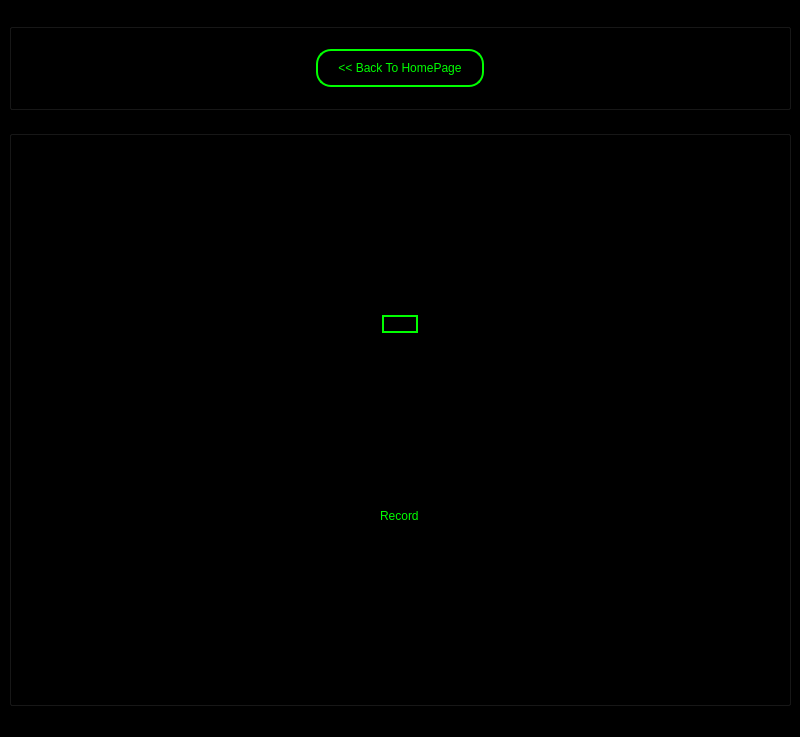
<?xml version="1.0" encoding="UTF-8"?>
<ui version="4.0">
 <class>MainWindow</class>
 <widget class="QMainWindow" name="MainWindow">
  <property name="geometry">
   <rect>
    <x>0</x>
    <y>0</y>
    <width>800</width>
    <height>737</height>
   </rect>
  </property>
  <property name="windowTitle">
   <string>MainWindow</string>
  </property>
  <property name="styleSheet">
   <string notr="true">background-color:black;
</string>
  </property>
  <widget class="QWidget" name="centralwidget">
   <layout class="QVBoxLayout" name="verticalLayout_2">
    <item>
     <widget class="QGroupBox" name="GroupBackButton">
      <property name="sizePolicy">
       <sizepolicy hsizetype="Minimum" vsizetype="Maximum">
        <horstretch>0</horstretch>
        <verstretch>0</verstretch>
       </sizepolicy>
      </property>
      <property name="styleSheet">
       <string notr="true">background-color:black;
</string>
      </property>
      <property name="title">
       <string>BackButton</string>
      </property>
      <property name="flat">
       <bool>true</bool>
      </property>
      <layout class="QHBoxLayout" name="horizontalLayout_2">
       <property name="spacing">
        <number>50</number>
       </property>
       <property name="leftMargin">
        <number>20</number>
       </property>
       <property name="topMargin">
        <number>20</number>
       </property>
       <property name="rightMargin">
        <number>20</number>
       </property>
       <property name="bottomMargin">
        <number>20</number>
       </property>
       <item>
        <widget class="QPushButton" name="ButtonBack">
         <property name="sizePolicy">
          <sizepolicy hsizetype="Fixed" vsizetype="Minimum">
           <horstretch>0</horstretch>
           <verstretch>0</verstretch>
          </sizepolicy>
         </property>
         <property name="styleSheet">
          <string notr="true">QPushButton {
                    font: 14pt &quot;Arial&quot;;
border-radius: 15px;
border: 2px solid #00ff00;
color: #00ff00;
padding-top: 10px;
padding-bottom: 10px;
padding-left: 20px;
padding-right: 20px; 
                    }
QPushButton:hover {
                    font: 14pt &quot;Arial&quot;;
border-radius: 15px;
border: 2px solid #00b300;
color: #00b300;
padding-top: 10px;
padding-bottom: 10px;
padding-left: 20px;
padding-right: 20px; 
                    }
QPushButton:pressed {
                    font: 14pt &quot;Arial&quot;;
border-radius: 15px;
border: 2px solid #008000;
color: #008000;
padding-top: 10px;
padding-bottom: 10px;
padding-left: 20px;
padding-right: 20px; 
                    }

</string>
         </property>
         <property name="text">
          <string>&lt;&lt; Back To HomePage</string>
         </property>
        </widget>
       </item>
      </layout>
     </widget>
    </item>
    <item>
     <widget class="QGroupBox" name="GroupButtons">
      <property name="sizePolicy">
       <sizepolicy hsizetype="Minimum" vsizetype="Minimum">
        <horstretch>0</horstretch>
        <verstretch>0</verstretch>
       </sizepolicy>
      </property>
      <property name="styleSheet">
       <string notr="true">background-color:black;
</string>
      </property>
      <property name="title">
       <string>GroupBox</string>
      </property>
      <property name="flat">
       <bool>true</bool>
      </property>
      <layout class="QVBoxLayout" name="verticalLayout">
       <item alignment="Qt::AlignHCenter">
        <widget class="QPushButton" name="ButtonRecord">
         <property name="sizePolicy">
          <sizepolicy hsizetype="Maximum" vsizetype="Maximum">
           <horstretch>0</horstretch>
           <verstretch>0</verstretch>
          </sizepolicy>
         </property>
         <property name="styleSheet">
          <string notr="true">QPushButton {
                    border: 2px solid #00ff00;
                    border-image: url('microphone_img_final.png');
                    }
        QPushButton:hover {
                    border: 2px solid #00ff00;
                    border-image: url('microphone_img_final_hover.png');
                    }
        QPushButton:pressed {
                    border: 2px solid #00ff00;
                    border-image: url('microphone_img_final_pressed.png');
                    }</string>
         </property>
         <property name="text">
          <string/>
         </property>
        </widget>
       </item>
       <item alignment="Qt::AlignHCenter">
        <widget class="QLabel" name="LabelRecord">
         <property name="sizePolicy">
          <sizepolicy hsizetype="Preferred" vsizetype="Maximum">
           <horstretch>0</horstretch>
           <verstretch>0</verstretch>
          </sizepolicy>
         </property>
         <property name="styleSheet">
          <string notr="true">font: 14pt &quot;Arial&quot;;
border-radius: 15px;
color: #00ff00;</string>
         </property>
         <property name="text">
          <string>Record</string>
         </property>
        </widget>
       </item>
      </layout>
     </widget>
    </item>
   </layout>
  </widget>
  <widget class="QMenuBar" name="menubar">
   <property name="geometry">
    <rect>
     <x>0</x>
     <y>0</y>
     <width>800</width>
     <height>26</height>
    </rect>
   </property>
  </widget>
  <widget class="QStatusBar" name="statusbar"/>
 </widget>
 <resources/>
 <connections/>
</ui>
